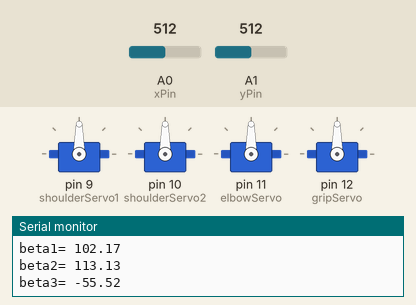
Recording of a sketch running on a simulated Arduino Uno, built with avr-gcc and run on an emulated ATmega328P. Shown: 4 × servo, the last lines printed to the serial monitor. The inputs (shaded band) are chosen by the test bench; at power-on: A0 (xPin) = 512, A1 (yPin) = 512.

Above: at 0.1 s.
At 30.1 s:
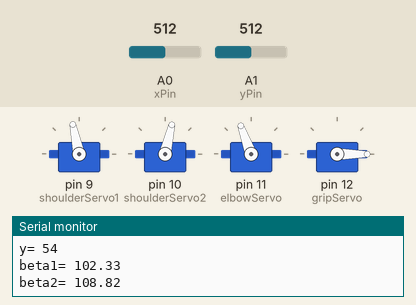
At 120.3 s:
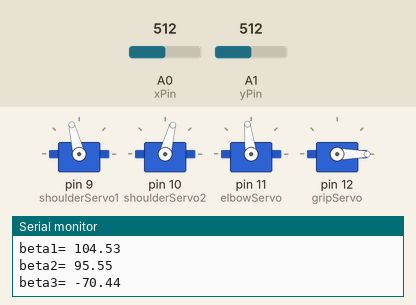
Timing chart, 0 to 121.8 s (numbered marks = the images above):
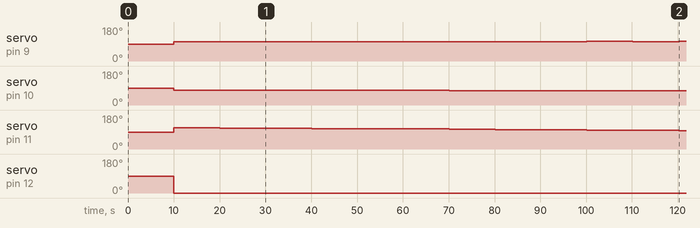

The sketch:

mainproj.ino
```cpp
#include<math.h>
#include <Servo.h>

Servo shoulderServo1;
Servo shoulderServo2;
Servo elbowServo;
Servo gripServo;
#define L1 120
#define L2 68
#define L3 15
#define Rad2Deg 57.295779
#define Deg2Rad 0.017453
int  yPin = A1;
int xPin = A0;
int xPosition = 0;
int yPosition = 0;
int x_axis = 0 ;
int y_axis = 0 ;
int x=150 ;
int y=50;

float L,theta1,theta2,theta2bar,theta3,beta1,beta2,beta3 ;

void setup() {
  // put your setup code here, to run once:
shoulderServo1.attach(9);
shoulderServo2.attach(10);
elbowServo.attach(11);
gripServo.attach(12) ;
pinMode(xPin, INPUT);
pinMode(yPin, INPUT);
Serial.begin(9600);
}

void loop() {
  // put your main code here, to run repeatedly:
theta1=theta2=theta3=beta1=beta2=beta3 = 0 ;

joystick();

theta3 = thetathree (x,y);
beta3 = 90 - theta3 ;
L = sqrt(sq(L2) + sq(L3) - 2*L2*L3*cos(Deg2Rad * theta3)) ; //data type conversion is nedded cuz cos o/p is double

theta2 = thetatwo(x,y,L) ;
beta2 = 30 + theta2 ;

theta1 = thetaOne(x,y,theta2,L);
beta1 = 180 - (theta1 + 30 ) ;

Serial.print("x= ");Serial.println(x);
Serial.print("y= ");Serial.println(y);
Serial.print("beta1= ");Serial.println(beta1);
Serial.print("beta2= ");Serial.println(beta2);
Serial.print("beta3= ");Serial.println(beta3);
delay(10000);

shoulderServo1.write(beta1);
shoulderServo2.write(180 - beta1);
elbowServo.write(beta2);
gripServo.write(beta3);
  delay(15);

}

float thetathree (int x , int y){

int x1 = x- L3;
float z = sqrt(sq(x1) + sq(y) );

double phi1 = atan2(x1 , y ) * Rad2Deg ;

float phi2opp = ( sq(z)+ sq(L2)-sq(L1) ) / (2*z*L2);
double phi2 = acos (phi2opp) * Rad2Deg ;
float theta3 = 360 - (phi1 + phi2 + 90 );
return theta3 ;
 }

float thetatwo (int x , int y , int L){
float Tn = sq(x) + sq(y) - sq(L1) - sq(L)  ;
float Tm = 2*L1*L;
float T=Tn/Tm;
float upper = sqrt(1 - sq(T) ) ;
theta2bar = atan2(upper,T)  * Rad2Deg ;
theta2bar = 0- theta2bar;
float up =sq(L2)+sq(L)-sq(L3);
float dn =2*L2*L;
float division = up/dn;
float phi3 = acos(division)*Rad2Deg;
float theta2 =phi3 - theta2bar;
  return theta2  ;
  }

float thetaOne (int x , int y ,float theta2 ,int L) {
  float k2 = L* sin(Deg2Rad * theta2bar);
  float k1 = L1 + L* cos(Deg2Rad * theta2bar) ;
  float theta1 = atan2(y,x) * Rad2Deg - atan2(k2,k1) * Rad2Deg ;
  return theta1 ;
}

void joystick (){
 xPosition  = analogRead(xPin) ;
 yPosition = analogRead(yPin) ;

if ( xPosition >511 )
 x_axis = 1 ;
else if ( xPosition < 170 )
x_axis = -1 ;
 else if ( xPosition >= 170 && xPosition <= 340)
x_axis = 0 ;

if ( yPosition >500 )
 y_axis = 1 ;
else if ( yPosition < 170 )
 y_axis = -1 ;
else if ( yPosition >= 170 && yPosition <= 340)
 y_axis = 0 ;

 x = x + x_axis;
 y = y + y_axis;
}
```

Measured:
- by itself, servo on pin 12 (gripServo): 90° → 0° at 10.0 s
- by itself, servo on pin 10 (shoulderServo2): 90° → 77° at 10.0 s, → 76° 60.1 s later, → 75° 30.1 s later, → 76° 10.0 s later, … (5 changes in this stretch)
- by itself, servo on pin 11 (elbowServo): 90° → 113° at 10.0 s, → 111° 10.0 s later, → 110° 10.0 s later, → 108° 10.0 s later, … (12 changes in this stretch)
